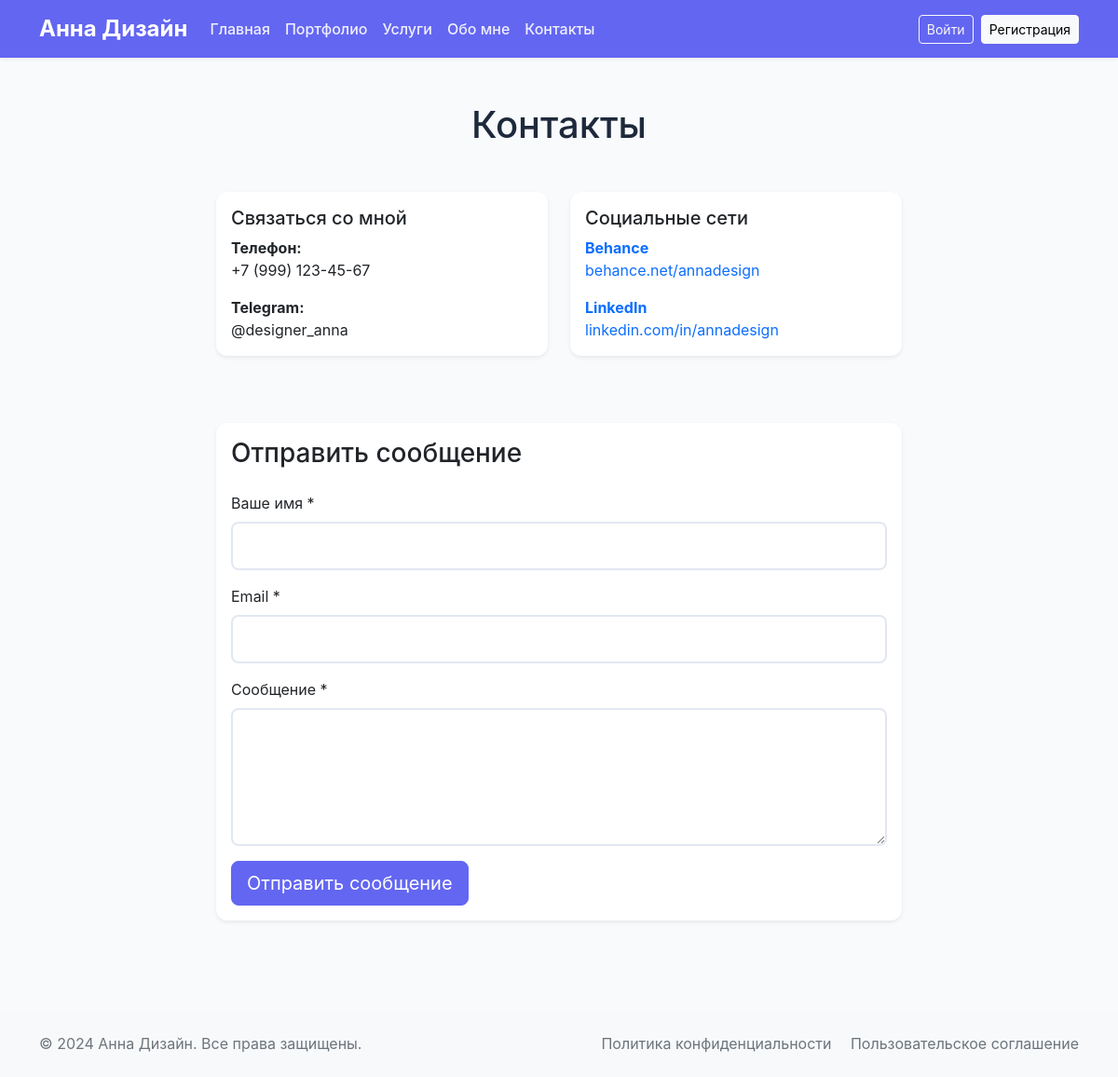
/contacts.php, run on the app's committed database.
### tables this page shows
CREATE TABLE settings (
    id INT PRIMARY KEY AUTO_INCREMENT,
    setting_key VARCHAR(50) UNIQUE NOT NULL,
    setting_value TEXT
);

### includes/functions.php (called while the page is built, shortened)
<?php
function e($string) {
    return htmlspecialchars($string, ENT_QUOTES, 'UTF-8');
}
function getSetting($pdo, $key, $default = '') {
    $stmt = $pdo->prepare("SELECT setting_value FROM settings WHERE setting_key = ?");
    $stmt->execute([$key]);
    $result = $stmt->fetch();
    return $result ? $result['setting_value'] : $default;
}

### contacts.php (the view, shortened to what this page needs)
<?php
require_once 'includes/db.php';
include 'includes/header.php';
?>
<div class="container py-5">
    <div class="row">
        <div class="col-lg-8 mx-auto">
            <h1 class="text-center mb-5">Контакты</h1>
            <div class="row mb-5">
                <div class="col-md-6 mb-4">
                    <div class="card h-100 shadow-sm">
                        <div class="card-body">
                            <h5 class="card-title">Связаться со мной</h5>
                            <p class="card-text">
                                <strong>Телефон:</strong><br>
                                <?php echo e(getSetting($pdo, 'designer_phone', '+7 (999) 123-45-67')); ?>
                            </p>
                            <p class="card-text">
                                <strong>Telegram:</strong><br>
                                <?php echo e(getSetting($pdo, 'designer_telegram', '@designer_anna')); ?>
                            </p>
                        </div>
                    </div>
                </div>
                <div class="col-md-6 mb-4">
                    <div class="card h-100 shadow-sm">
                        <div class="card-body">
                            <h5 class="card-title">Социальные сети</h5>
                            <p class="card-text">
                                <a href="https://behance.net" target="_blank" class="text-decoration-none">
                                    <strong>Behance</strong><br>
                                    behance.net/annadesign
                                </a>
                            </p>
                            <p class="card-text">
                                <a href="https://linkedin.com" target="_blank" class="text-decoration-none">
                                    <strong>LinkedIn</strong><br>
                                    linkedin.com/in/annadesign
                                </a>
                            </p>
                        </div>
                    </div>
                </div>
            </div>
            <div class="card shadow-sm">
                <div class="card-body">
                    <h3 class="mb-4">Отправить сообщение</h3>
                    <form method="POST">
                        <div class="mb-3">
                            <label for="name" class="form-label">Ваше имя *</label>
                            <input type="text" class="form-control" id="name" name="name" required value="<?php echo isset($_POST['name']) ? e($_POST['name']) : ''; ?>">
                        </div>
                        <div class="mb-3">
                            <label for="email" class="form-label">Email *</label>
                            <input type="email" class="form-control" id="email" name="email" required value="<?php echo isset($_POST['email']) ? e($_POST['email']) : ''; ?>">
                        </div>
                        <div class="mb-3">
                            <label for="message" class="form-label">Сообщение *</label>
                            <textarea class="form-control" id="message" name="message" rows="5" required><?php echo isset($_POST['message']) ? e($_POST['message']) : ''; ?></textarea>
                        </div>
                        <button type="submit" class="btn btn-primary btn-lg">Отправить сообщение</button>
                    </form>
                </div>
            </div>
        </div>
    </div>
</div>
<?php include 'includes/footer.php'; ?>

### assets/css/style.css (style rules this page uses)
:root { --primary-color: #6366f1; --secondary-color: #64748b; --accent-color: #f59e0b; --background-color: #f8fafc; --text-color: #1e293b; --light-gray: #e2e8f0; }
body { font-family: 'Inter', -apple-system, BlinkMacSystemFont, 'Segoe UI', Roboto, sans-serif; color: var(--text-color); background-color: var(--background-color); }
.btn-primary { background-color: var(--primary-color); border-color: var(--primary-color); transition: all 0.3s ease; }
.card { border: none; border-radius: 12px; box-shadow: 0 2px 8px rgba(0, 0, 0, 0.08); transition: all 0.3s ease; }
.form-control, .form-select { border-radius: 8px; border: 2px solid var(--light-gray); padding: 0.75rem 1rem; transition: border-color 0.3s ease; }

### includes/header.php (style rules this page uses)
:root { --primary-color: #6366f1; --secondary-color: #64748b; }

### data on the page
settings: setting_value "+7 (999) 123-45-67"
settings: setting_value "@designer_anna"
